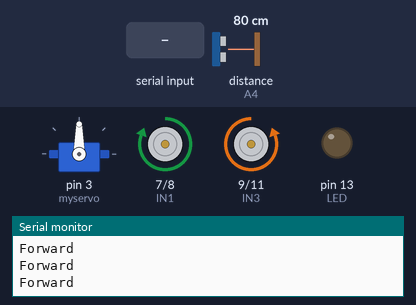
Recording of a sketch running on a simulated Arduino Uno, built with avr-gcc and run on an emulated ATmega328P. Shown: servo, motor-driver pin pairs drawn as motors (green arrow = first pin HIGH = forward, orange = second pin HIGH = backward, longer = more drive, scaled by the enable pin), output pins drawn as LEDs (lit = HIGH), the last lines printed to the serial monitor. Wiring (inferred from the names in the program): ultrasonic range finder: trigger A5; echo A4. The inputs (shaded band) are chosen by the test bench; at power-on: distance to the obstacle (sensor on A4) 80 cm. The echo pulse lasts 58.3 µs per cm; pins used as bus, display or sensor lines are not drawn.

Above: at 1.2 s.
1.3 s: distance to the obstacle (sensor on A4) set to 46 cm
2.8 s: distance to the obstacle (sensor on A4) set to 38 cm
At 3.6 s:
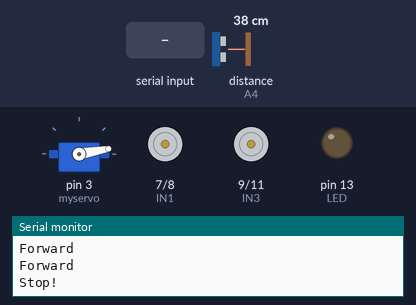
At 4.6 s:
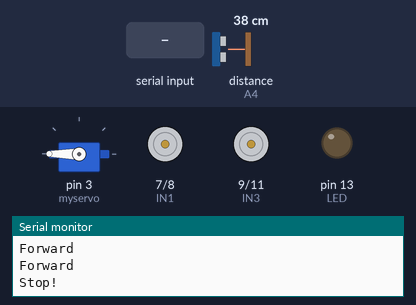
5.8 s: "r" received over Serial
At 7.8 s:
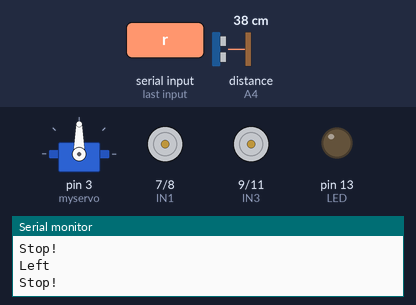
8.8 s: "a" received over Serial
At 11.7 s:
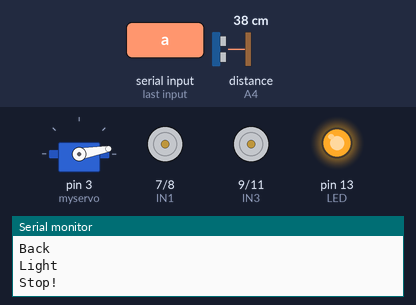
11.8 s: "f" received over Serial
14.8 s: distance to the obstacle (sensor on A4) set to 2 cm
Timing chart, 0 to 23.6 s (numbered marks = the images above; inputs shaded):
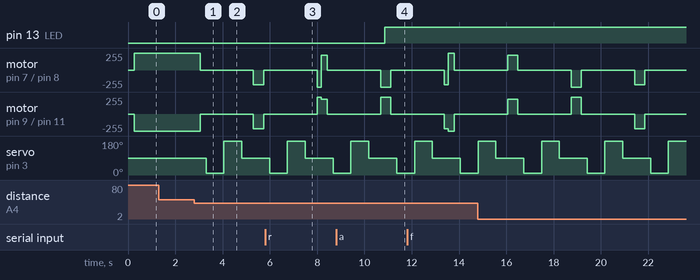

The sketch:

Modified_Car.ino
```cpp
//www.elegoo.com and I
#include <Servo.h>
Servo myservo;
#define ENA 5
#define ENB 6
#define IN1 7
#define IN2 8
#define IN3 9
#define IN4 11
#define LED 13

unsigned char carSpeed = 220;
bool state = LOW;
int Echo = A4;
int Trig = A5;
int rightDistance = 0, leftDistance = 0, middleDistance = 0, minDistance = 40;
int stopDly = 250, servoDly = 500, moveDly = 180;
int midServo = 90, leftServo = 10, rightServo = 180;
void forward() {
  digitalWrite(ENA, HIGH);
  digitalWrite(ENB, HIGH);
  digitalWrite(IN1, HIGH);
  digitalWrite(IN2, LOW);
  digitalWrite(IN3, LOW);
  digitalWrite(IN4, HIGH);
  Serial.println("Forward");
}

void back() {
  digitalWrite(ENA, HIGH);
  digitalWrite(ENB, HIGH);
  digitalWrite(IN1, LOW);
  digitalWrite(IN2, HIGH);
  digitalWrite(IN3, HIGH);
  digitalWrite(IN4, LOW);
  Serial.println("Back");
}

void left() {
  analogWrite(ENA, carSpeed);
  analogWrite(ENB, carSpeed);
  digitalWrite(IN1, LOW);
  digitalWrite(IN2, HIGH);
  digitalWrite(IN3, LOW);
  digitalWrite(IN4, HIGH);
  Serial.println("Left");
}

void right() {
  analogWrite(ENA, carSpeed);
  analogWrite(ENB, carSpeed);
  digitalWrite(IN1, HIGH);
  digitalWrite(IN2, LOW);
  digitalWrite(IN3, HIGH);
  digitalWrite(IN4, LOW);
  Serial.println("Right");
}
int Distance_test() {
  digitalWrite(Trig, LOW);
  delayMicroseconds(2);
  digitalWrite(Trig, HIGH);
  delayMicroseconds(20);
  digitalWrite(Trig, LOW);
  float Fdistance = pulseIn(Echo , HIGH);
  Fdistance = Fdistance / 58;
  return (int)Fdistance;
}

void stop() {
  digitalWrite(ENA, LOW);
  digitalWrite(ENB, LOW);
  Serial.println("Stop!");
}

void stateChange() {
  state = !state;
  digitalWrite(LED, state);
  Serial.println("Light");
}

void setup() {
  myservo.attach(3, 700, 240);
  Serial.begin(9600);
  pinMode(Echo, INPUT);
  pinMode(Trig, OUTPUT);
  pinMode(LED, OUTPUT);
  pinMode(IN1, OUTPUT);
  pinMode(IN2, OUTPUT);
  pinMode(IN3, OUTPUT);
  pinMode(IN4, OUTPUT);
  pinMode(ENA, OUTPUT);
  pinMode(ENB, OUTPUT);
  stop();
}

void loop() {
  bluetooth();
  myservo.write(midServo);
  delay(stopDly);
  middleDistance = Distance_test();

  if (middleDistance <= minDistance) {
    stop();
    delay(stopDly);
    myservo.write(leftServo);
    delay(servoDly);
    rightDistance = Distance_test();

    delay(stopDly);
    //    myservo.write(midServo);
    //    delay(servoDly);
    myservo.write(rightServo);
    delay(servoDly);
    leftDistance = Distance_test();

    delay(stopDly);
    myservo.write(midServo);
    delay(servoDly);
    if (rightDistance > leftDistance) {
      right();
      delay(moveDly);
    }
    else if (leftDistance > rightDistance) {
      left();
      delay(moveDly);
    }
    else if ((rightDistance <= minDistance) && (leftDistance <= minDistance)) {
      back();
      delay(moveDly);
    }
    else {
      forward();
    }
  }
  else {
    forward();
  }
}

void bluetooth() {
  if (Serial.available())
  {
    char getstr = Serial.read();
    switch (getstr) {
      case 'f': forward(); break;
      case 'b': back();   break;
      case 'l': left();   break;
      case 'r': right();  break;
      case 's': stop();   break;
      case 'a': stateChange(); break;
//      case 'o': obstacleAvoidance();
      default:  break;
    }
  }
}
```

Measured:
- the behaviour switches between 42 and 41 cm on distance to the obstacle (sensor on A4) (found by bisection; images 0 and 1)
- after the input at 2.8 s, motor on pin 7 (IN1) / pin 8 (IN2): forward 255/255 → stopped after 0.25 s, → backward 220/255 2.3 s later, → stopped 0.43 s later; motor on pin 9 (IN3) / pin 11 (IN4): backward 255/255 → stopped after 0.25 s, → backward 220/255 2.3 s later, → stopped 0.43 s later
- after the input at 8.8 s, pin 13 (LED): LOW → HIGH after 2.1 s
